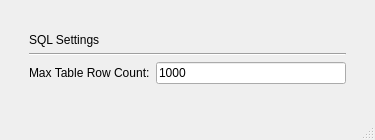
<?xml version="1.0" encoding="UTF-8"?>
<ui version="4.0">
 <class>MainWindow</class>
 <widget class="QMainWindow" name="MainWindow">
  <property name="geometry">
   <rect>
    <x>0</x>
    <y>0</y>
    <width>375</width>
    <height>140</height>
   </rect>
  </property>
  <property name="windowTitle">
   <string>MainWindow</string>
  </property>
  <widget class="QWidget" name="centralwidget">
   <layout class="QGridLayout" name="gridLayout_2">
    <item row="1" column="1">
     <layout class="QGridLayout" name="gridLayout">
      <item row="2" column="0">
       <widget class="QLabel" name="label">
        <property name="sizePolicy">
         <sizepolicy hsizetype="Fixed" vsizetype="Fixed">
          <horstretch>0</horstretch>
          <verstretch>0</verstretch>
         </sizepolicy>
        </property>
        <property name="toolTip">
         <string>&lt;html&gt;&lt;head/&gt;&lt;body&gt;&lt;p&gt;Max table row count represents the max number of repeated seeds to be analyzed and loaded into the table in multitargeting. The &lt;span style=&quot; font-style:italic;&quot;&gt;global analysis&lt;/span&gt; section is not affected by this value. After changing the value, reload the anlysis but clicking the &lt;span style=&quot; font-weight:600;&quot;&gt;Analyze&lt;/span&gt; button.&lt;/p&gt;&lt;/body&gt;&lt;/html&gt;</string>
        </property>
        <property name="text">
         <string>Max Table Row Count:</string>
        </property>
       </widget>
      </item>
      <item row="2" column="1">
       <widget class="QLineEdit" name="row_count">
        <property name="sizePolicy">
         <sizepolicy hsizetype="Minimum" vsizetype="Fixed">
          <horstretch>0</horstretch>
          <verstretch>0</verstretch>
         </sizepolicy>
        </property>
        <property name="toolTip">
         <string>&lt;html&gt;&lt;head/&gt;&lt;body&gt;&lt;p&gt;Default value is 1000. Change to -1 for no limit.&lt;/p&gt;&lt;/body&gt;&lt;/html&gt;</string>
        </property>
        <property name="text">
         <string>1000</string>
        </property>
       </widget>
      </item>
      <item row="1" column="0" colspan="2">
       <widget class="Line" name="line">
        <property name="orientation">
         <enum>Qt::Horizontal</enum>
        </property>
       </widget>
      </item>
      <item row="0" column="0" colspan="2">
       <widget class="QLabel" name="title">
        <property name="sizePolicy">
         <sizepolicy hsizetype="Fixed" vsizetype="Fixed">
          <horstretch>0</horstretch>
          <verstretch>0</verstretch>
         </sizepolicy>
        </property>
        <property name="text">
         <string>SQL Settings</string>
        </property>
       </widget>
      </item>
     </layout>
    </item>
    <item row="1" column="2">
     <spacer name="horizontalSpacer_2">
      <property name="orientation">
       <enum>Qt::Horizontal</enum>
      </property>
      <property name="sizeType">
       <enum>QSizePolicy::Fixed</enum>
      </property>
      <property name="sizeHint" stdset="0">
       <size>
        <width>20</width>
        <height>20</height>
       </size>
      </property>
     </spacer>
    </item>
    <item row="1" column="0">
     <spacer name="horizontalSpacer">
      <property name="orientation">
       <enum>Qt::Horizontal</enum>
      </property>
      <property name="sizeType">
       <enum>QSizePolicy::Fixed</enum>
      </property>
      <property name="sizeHint" stdset="0">
       <size>
        <width>20</width>
        <height>20</height>
       </size>
      </property>
     </spacer>
    </item>
    <item row="2" column="1">
     <spacer name="verticalSpacer">
      <property name="orientation">
       <enum>Qt::Vertical</enum>
      </property>
      <property name="sizeType">
       <enum>QSizePolicy::Fixed</enum>
      </property>
      <property name="sizeHint" stdset="0">
       <size>
        <width>20</width>
        <height>20</height>
       </size>
      </property>
     </spacer>
    </item>
    <item row="0" column="1">
     <spacer name="verticalSpacer_2">
      <property name="orientation">
       <enum>Qt::Vertical</enum>
      </property>
      <property name="sizeType">
       <enum>QSizePolicy::Fixed</enum>
      </property>
      <property name="sizeHint" stdset="0">
       <size>
        <width>20</width>
        <height>20</height>
       </size>
      </property>
     </spacer>
    </item>
   </layout>
  </widget>
  <widget class="QStatusBar" name="statusbar"/>
 </widget>
 <resources/>
 <connections/>
</ui>
